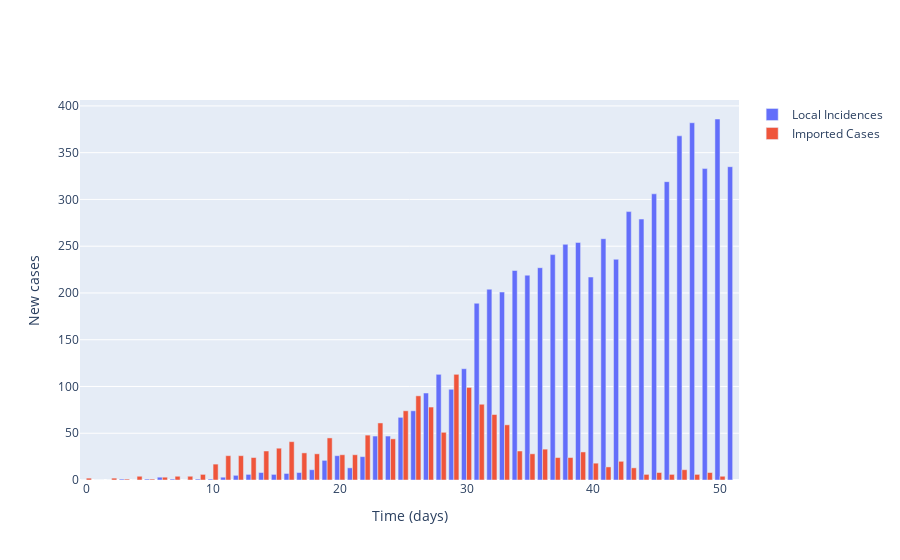

Write notebook code for a chart like this one.
### Code cell
# Plot (bar chart cases each day)
fig = go.Figure()

# Plot of incidences
fig.add_trace(
    go.Bar(
        x=times,
        y=locally_infected_cases,
        name='Local Incidences'
    )
)

fig.add_trace(
    go.Bar(
        x=times,
        y=imported_cases,
        name='Imported Cases'
    )
)

# Add axis labels
fig.update_layout(
    xaxis_title='Time (days)',
    yaxis_title='New cases'
)

fig.show()

### Figure 1 — Plotly figure (JSON) as saved in the notebook; plotly's stock layout.template omitted (floating-point values rounded to 4 significant figures)
{"data": [{"name": "Local Incidences", "type": "bar", "x": [0, 1, 2, 3, 4, 5, 6, 7, 8, 9, 10, 11, 12, 13, 14, 15, 16, 17, 18, 19, 20, 21, 22, 23, 24, 25, 26, 27, 28, 29, 30, 31, 32, 33, 34, 35, 36, 37, 38, 39, 40, 41, 42, 43, 44, 45, 46, 47, 48, 49, 50, 51], "y": [0, 0, 0, 1, 0, 1, 3, 1, 0, 1, 1, 3, 5, 6, 8, 6, 7, 8, 11, 21, 26, 13, 25, 47, 47, 67, 74, 93, 113, 97, 119, 189, 204, 201, 224, 219, 227, 241, 252, 254, 217, 258, 236, 287, 279, 306, 319, 368, 382, 333, 386, 335]}, {"name": "Imported Cases", "type": "bar", "x": [0, 1, 2, 3, 4, 5, 6, 7, 8, 9, 10, 11, 12, 13, 14, 15, 16, 17, 18, 19, 20, 21, 22, 23, 24, 25, 26, 27, 28, 29, 30, 31, 32, 33, 34, 35, 36, 37, 38, 39, 40, 41, 42, 43, 44, 45, 46, 47, 48, 49, 50, 51], "y": [2, 0, 2, 1, 4, 1, 3, 4, 4, 6, 17, 26, 26, 24, 31, 34, 41, 29, 28, 45, 27, 27, 48, 61, 44, 74, 90, 78, 51, 113, 99, 81, 70, 59, 31, 28, 33, 24, 24, 30, 18, 14, 20, 13, 6, 8, 6, 11, 6, 8, 4]}], "layout": {"xaxis": {"title": {"text": "Time (days)"}}, "yaxis": {"title": {"text": "New cases"}}}}
